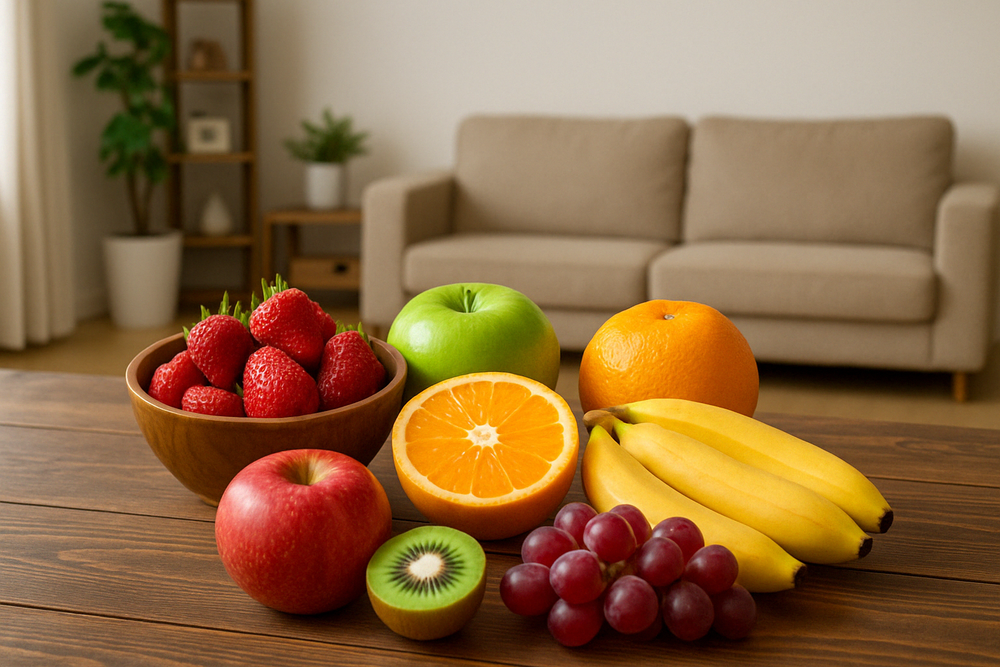
#> input picture 画像処理/sample1.png, 1000 x 667 px, shrunk from 1536 x 1024 before the run
$ python filter.py
#> lines starting #> are read from the running program, lines starting #| are printed output that depends on the picture
import numpy as np
import matplotlib.pyplot as plt
import cv2
from PIL  import Image

### 出力
"""

"""

######### 画像読み込み
imgRead = Image.open("sample1.png")
#> imgRead is the input picture: PIL image 1000x667 RGB; mean R, G, B 141.7, 106, 67.2
### 表示
plt.imshow(imgRead)
plt.show()

######### 画像を配列へ
img_array = np.array(imgRead)
img_array

### 出力
"""
array([[[240, 239, 234],
        [239, 236, 233],
        [241, 240, 233],
        ...,
        [189, 176, 160],
        [188, 178, 163],
        [187, 176, 158]],

       [[242, 243, 234],
        [240, 242, 234],
        [242, 237, 232],
        ...,
        [188, 178, 163],
        [188, 178, 161],
        [185, 177, 161]],

       [[240, 240, 236],
        [241, 239, 233],
        [242, 237, 233],
        ...,
        [187, 179, 161],
        [187, 175, 156],
        [185, 177, 161]],

       ...,

       [[144, 113,  92],
        [135, 112,  86],
        [147, 119,  92],
        ...,
        [113,  73,  27],
        [113,  74,  33],
        [111,  69,  26]],

       [[143, 112,  87],
        [144, 115,  93],
        [157, 121,  99],
        ...,
        [117,  73,  26],
        [118,  77,  27],
        [115,  70,  32]],

       [[141, 111,  83],
        [138, 114,  87],
        [144, 120,  95],
        ...,
        [120,  66,  25],
        [121,  70,  25],
        [120,  68,  27]]], dtype=uint8)

"""

######### 配列の要素
img_array.shape
### 出力　　、　高さ, 幅, チャンネル
"""
(1024, 1536, 3)
"""

imgRead.mode
### 出力
"""
RGB
"""

###############################################
################################ フィルタリング
###############################################

################################
############## ガウシアンフィルタ
################################
blurred_img = cv2.GaussianBlur(img_array, (41,41), 0)
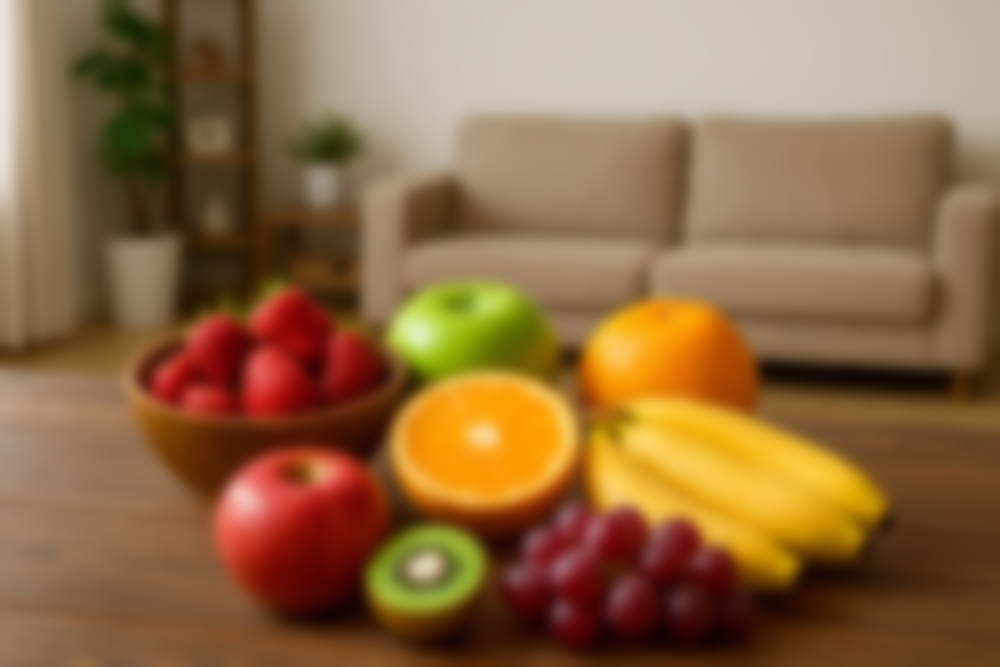
#> blurred_img: shape (667, 1000, 3); mean R, G, B 141.7, 106, 67.2
blurred_img

# 現画像　表示
plt.subplot(1 ,2, 1)
plt.imshow(imgRead)

# フィルタ画像 表示
plt.subplot(1, 2, 2)
plt.imshow(blurred_img)

################################
############## メジアンフィルタ
################################
median_blurred_img = cv2.medianBlur(img_array, 51)
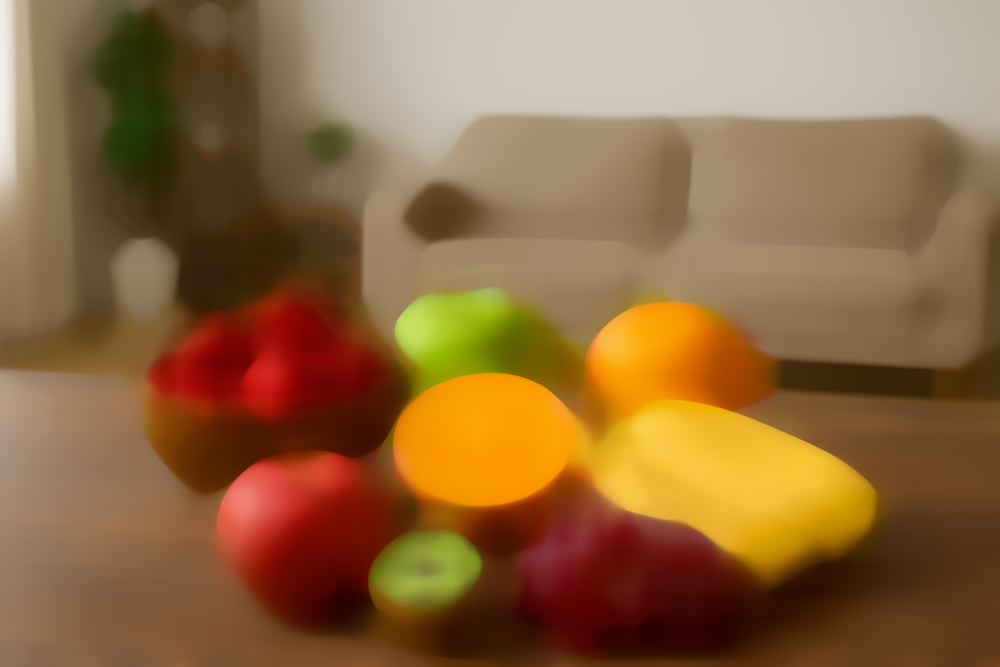
#> median_blurred_img: shape (667, 1000, 3); mean R, G, B 142.9, 105, 64.8

# 現画像　表示
plt.subplot(1 ,2, 1)
plt.imshow(imgRead)

plt.subplot(1,2,2)
plt.imshow(median_blurred_img)
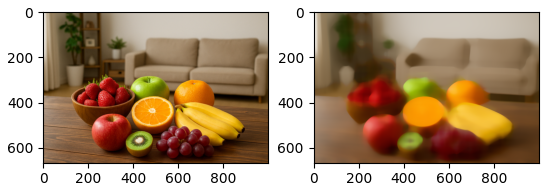
#> figure drawn by matplotlib, 2 panels
